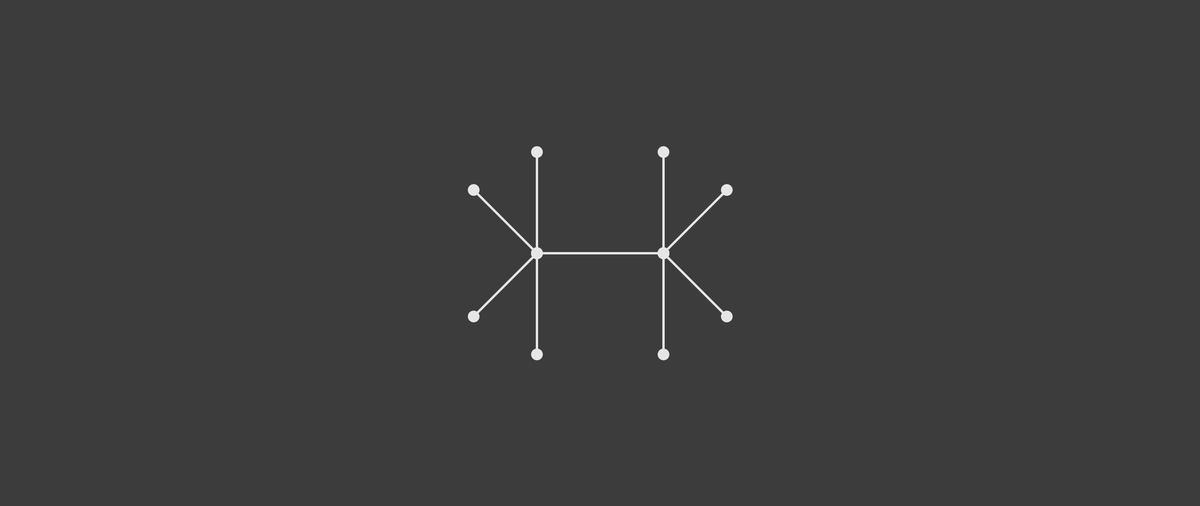
Frame 1 (no input)
Frame 2 (the mouse pressed at the canvas centre, redrawn once): identical to frame 1, image omitted

The Processing sketch that drew this single still picture (run headless with seeded random() and noise(); the mouse was pressed at the canvas centre and the sketch redrawn once):

// Processing sketch: good_will_hunting
// ── good_will_hunting.pde
// Manuale di Programmazione Cinematografica
// Daniele Olmisani, 2015

// Good Will Hunting

final color PAPER = color(60);
final color INK = color(230);

final float SIZE = 5.0;

void setup() {
  size(2560, 1080);
  noLoop();
}

void draw() {
  
  translate(width/2.0, height/2.0);
  float graphicsWidth;
  float graphicsHeight;
  if (width < 3/4.*height) {
    graphicsWidth = width;
    graphicsHeight = 4/3.*width;
  } else {
    graphicsHeight = height;
    graphicsWidth = 3/4.*height;
  }
  
  background(PAPER);
  fill(INK);
  stroke(INK);
  
  strokeWeight(SIZE);
  
  float w1 = graphicsWidth/3.0;
  float w2 = graphicsWidth/6.0;
  
  float h1 = graphicsHeight/5.0;
  float h2 = graphicsHeight/8.0;
  
  lines(-w2, 0, w2, 0, 4*SIZE);
  lines( w2, 0, w1, h2, 4*SIZE);
  lines( w2, 0, w2, h1, 4*SIZE);
  
  save("good-will-hunting.png");
}

void points(float x, float y, float s) {
  ellipse( x,  y, s, s);
  ellipse( x, -y, s, s);
  ellipse(-x,  y, s, s);
  ellipse(-x, -y, s, s);
}

void lines(float x1, float y1, float x2, float y2, float s) {
  line( x1,  y1,  x2,  y2);
  line(-x1,  y1, -x2,  y2);
  line( x1, -y1,  x2, -y2);
  line(-x1, -y1, -x2, -y2);
  points(x1, y1, s);
  points(x2, y2, s);
}
